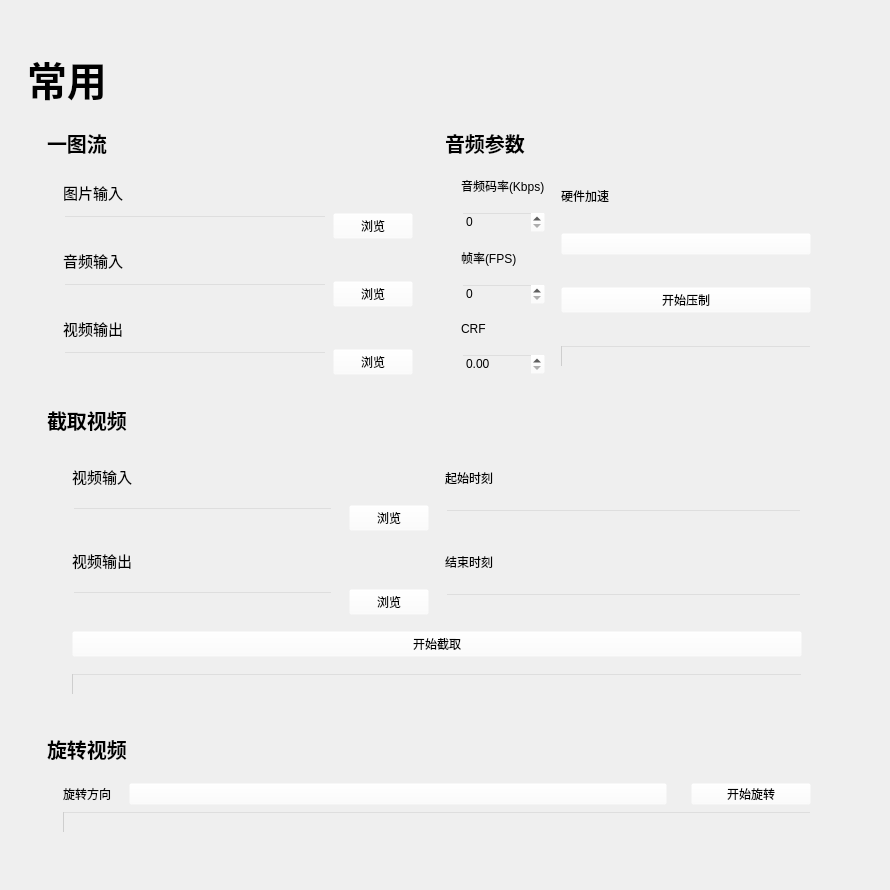
<?xml version="1.0" encoding="UTF-8"?>
<ui version="4.0">
 <class>Common</class>
 <widget class="QWidget" name="Common">
  <property name="geometry">
   <rect>
    <x>0</x>
    <y>0</y>
    <width>890</width>
    <height>890</height>
   </rect>
  </property>
  <property name="windowTitle">
   <string>Form</string>
  </property>
  <layout class="QGridLayout" name="gridLayout_13">
   <item row="0" column="0">
    <layout class="QGridLayout" name="CommonBox">
     <property name="leftMargin">
      <number>16</number>
     </property>
     <property name="topMargin">
      <number>45</number>
     </property>
     <property name="rightMargin">
      <number>16</number>
     </property>
     <property name="bottomMargin">
      <number>16</number>
     </property>
     <property name="spacing">
      <number>16</number>
     </property>
     <item row="1" column="0">
      <widget class="SmoothScrollArea" name="SmoothScrollArea">
       <property name="styleSheet">
        <string notr="true">background-color: rgba(255, 255, 255, 0);</string>
       </property>
       <property name="frameShape">
        <enum>QFrame::NoFrame</enum>
       </property>
       <property name="widgetResizable">
        <bool>true</bool>
       </property>
       <widget class="QWidget" name="scrollAreaWidgetContents">
        <property name="geometry">
         <rect>
          <x>0</x>
          <y>0</y>
          <width>824</width>
          <height>750</height>
         </rect>
        </property>
        <property name="minimumSize">
         <size>
          <width>820</width>
          <height>745</height>
         </size>
        </property>
        <property name="styleSheet">
         <string notr="true">background-color: rgba(255, 255, 255, 0);</string>
        </property>
        <widget class="QWidget" name="">
         <property name="geometry">
          <rect>
           <x>20</x>
           <y>290</y>
           <width>780</width>
           <height>313</height>
          </rect>
         </property>
         <layout class="QVBoxLayout" name="VideoClipBox">
          <item>
           <widget class="SubtitleLabel" name="VideoClipLabel">
            <property name="maximumSize">
             <size>
              <width>16777215</width>
              <height>25</height>
             </size>
            </property>
            <property name="font">
             <font>
              <family>微软雅黑</family>
              <pointsize>15</pointsize>
              <weight>75</weight>
              <bold>true</bold>
             </font>
            </property>
            <property name="text">
             <string>截取视频</string>
            </property>
           </widget>
          </item>
          <item>
           <widget class="SimpleCardWidget" name="VideoClipCard">
            <property name="minimumSize">
             <size>
              <width>0</width>
              <height>280</height>
             </size>
            </property>
            <layout class="QGridLayout" name="gridLayout_10">
             <item row="0" column="0">
              <layout class="QGridLayout" name="InnerVideoClipBox">
               <property name="leftMargin">
                <number>16</number>
               </property>
               <property name="topMargin">
                <number>16</number>
               </property>
               <property name="rightMargin">
                <number>16</number>
               </property>
               <property name="bottomMargin">
                <number>16</number>
               </property>
               <property name="spacing">
                <number>16</number>
               </property>
               <item row="1" column="1">
                <layout class="QVBoxLayout" name="EndTimeBox">
                 <item>
                  <widget class="BodyLabel" name="EndTimeLabel">
                   <property name="text">
                    <string>结束时刻</string>
                   </property>
                  </widget>
                 </item>
                 <item>
                  <widget class="LineEdit" name="EndTimeLine"/>
                 </item>
                </layout>
               </item>
               <item row="0" column="0">
                <layout class="QGridLayout" name="VideoInputBox">
                 <item row="0" column="0">
                  <widget class="BodyLabel" name="VideoInputLabel">
                   <property name="font">
                    <font>
                     <family>微软雅黑</family>
                     <pointsize>11</pointsize>
                     <weight>50</weight>
                     <bold>false</bold>
                    </font>
                   </property>
                   <property name="text">
                    <string>视频输入</string>
                   </property>
                  </widget>
                 </item>
                 <item row="1" column="0">
                  <widget class="LineEdit" name="VideoInputLine">
                   <property name="enabled">
                    <bool>true</bool>
                   </property>
                   <property name="clearButtonEnabled">
                    <bool>true</bool>
                   </property>
                  </widget>
                 </item>
                 <item row="1" column="1">
                  <widget class="PushButton" name="VideoInputButton">
                   <property name="text">
                    <string>浏览</string>
                   </property>
                  </widget>
                 </item>
                </layout>
               </item>
               <item row="1" column="0">
                <layout class="QGridLayout" name="VideoOutputBox">
                 <item row="0" column="0">
                  <widget class="BodyLabel" name="VideoOutputLabel">
                   <property name="font">
                    <font>
                     <family>微软雅黑</family>
                     <pointsize>11</pointsize>
                     <weight>50</weight>
                     <bold>false</bold>
                    </font>
                   </property>
                   <property name="text">
                    <string>视频输出</string>
                   </property>
                  </widget>
                 </item>
                 <item row="1" column="0">
                  <widget class="LineEdit" name="VideoOutputLine">
                   <property name="enabled">
                    <bool>true</bool>
                   </property>
                   <property name="clearButtonEnabled">
                    <bool>true</bool>
                   </property>
                  </widget>
                 </item>
                 <item row="1" column="1">
                  <widget class="PushButton" name="VideoOutputButton">
                   <property name="text">
                    <string>浏览</string>
                   </property>
                  </widget>
                 </item>
                </layout>
               </item>
               <item row="0" column="1">
                <layout class="QVBoxLayout" name="StartTimebox">
                 <item>
                  <widget class="BodyLabel" name="StartTimeLabel">
                   <property name="text">
                    <string>起始时刻</string>
                   </property>
                  </widget>
                 </item>
                 <item>
                  <widget class="LineEdit" name="StartTimeLine"/>
                 </item>
                </layout>
               </item>
               <item row="2" column="0" colspan="2">
                <widget class="PrimaryPushButton" name="ClipVideoButton">
                 <property name="text">
                  <string>开始截取</string>
                 </property>
                </widget>
               </item>
               <item row="3" column="0" colspan="2">
                <widget class="IndeterminateProgressBar" name="ProgressBar2"/>
               </item>
              </layout>
             </item>
            </layout>
           </widget>
          </item>
         </layout>
        </widget>
        <widget class="QWidget" name="">
         <property name="geometry">
          <rect>
           <x>20</x>
           <y>619</y>
           <width>780</width>
           <height>113</height>
          </rect>
         </property>
         <layout class="QVBoxLayout" name="TransposeBox">
          <item>
           <widget class="SubtitleLabel" name="TransposeTitle">
            <property name="maximumSize">
             <size>
              <width>16777215</width>
              <height>25</height>
             </size>
            </property>
            <property name="font">
             <font>
              <family>微软雅黑</family>
              <pointsize>15</pointsize>
              <weight>75</weight>
              <bold>true</bold>
             </font>
            </property>
            <property name="text">
             <string>旋转视频</string>
            </property>
           </widget>
          </item>
          <item>
           <widget class="SimpleCardWidget" name="TransposeCard">
            <property name="minimumSize">
             <size>
              <width>0</width>
              <height>80</height>
             </size>
            </property>
            <layout class="QGridLayout" name="gridLayout_11">
             <property name="leftMargin">
              <number>16</number>
             </property>
             <property name="topMargin">
              <number>16</number>
             </property>
             <property name="rightMargin">
              <number>16</number>
             </property>
             <property name="bottomMargin">
              <number>16</number>
             </property>
             <item row="0" column="0">
              <layout class="QHBoxLayout" name="InnerTransposeBox">
               <property name="spacing">
                <number>24</number>
               </property>
               <item>
                <layout class="QHBoxLayout" name="OptionBox">
                 <property name="spacing">
                  <number>6</number>
                 </property>
                 <item>
                  <widget class="BodyLabel" name="OptionLabel">
                   <property name="maximumSize">
                    <size>
                     <width>60</width>
                     <height>16777215</height>
                    </size>
                   </property>
                   <property name="text">
                    <string>旋转方向</string>
                   </property>
                  </widget>
                 </item>
                 <item>
                  <widget class="ComboBox" name="OptionChoice"/>
                 </item>
                </layout>
               </item>
               <item>
                <widget class="PrimaryPushButton" name="TransposeButton">
                 <property name="maximumSize">
                  <size>
                   <width>120</width>
                   <height>16777215</height>
                  </size>
                 </property>
                 <property name="text">
                  <string>开始旋转</string>
                 </property>
                </widget>
               </item>
              </layout>
             </item>
             <item row="1" column="0">
              <widget class="IndeterminateProgressBar" name="ProgressBar3"/>
             </item>
            </layout>
           </widget>
          </item>
         </layout>
        </widget>
        <widget class="QWidget" name="">
         <property name="geometry">
          <rect>
           <x>20</x>
           <y>13</y>
           <width>382</width>
           <height>261</height>
          </rect>
         </property>
         <layout class="QVBoxLayout" name="PicBox">
          <item>
           <widget class="SubtitleLabel" name="PicTitle">
            <property name="maximumSize">
             <size>
              <width>16777215</width>
              <height>25</height>
             </size>
            </property>
            <property name="font">
             <font>
              <family>微软雅黑</family>
              <pointsize>15</pointsize>
              <weight>75</weight>
              <bold>true</bold>
             </font>
            </property>
            <property name="text">
             <string>一图流</string>
            </property>
           </widget>
          </item>
          <item>
           <widget class="SimpleCardWidget" name="PicCard">
            <layout class="QGridLayout" name="gridLayout_4">
             <property name="leftMargin">
              <number>16</number>
             </property>
             <property name="topMargin">
              <number>16</number>
             </property>
             <property name="rightMargin">
              <number>16</number>
             </property>
             <property name="bottomMargin">
              <number>16</number>
             </property>
             <item row="1" column="0">
              <layout class="QGridLayout" name="AudioInputBox">
               <item row="0" column="0">
                <widget class="BodyLabel" name="AudioInputLabel">
                 <property name="font">
                  <font>
                   <family>微软雅黑</family>
                   <pointsize>11</pointsize>
                   <weight>50</weight>
                   <bold>false</bold>
                  </font>
                 </property>
                 <property name="text">
                  <string>音频输入</string>
                 </property>
                </widget>
               </item>
               <item row="1" column="0">
                <widget class="LineEdit" name="AudioInputLine">
                 <property name="enabled">
                  <bool>true</bool>
                 </property>
                 <property name="clearButtonEnabled">
                  <bool>true</bool>
                 </property>
                </widget>
               </item>
               <item row="1" column="1">
                <widget class="PushButton" name="AudioInputButton">
                 <property name="text">
                  <string>浏览</string>
                 </property>
                </widget>
               </item>
              </layout>
             </item>
             <item row="2" column="0">
              <layout class="QGridLayout" name="VideoOutputBox_2">
               <item row="0" column="0">
                <widget class="BodyLabel" name="VideoOutputLabel_2">
                 <property name="font">
                  <font>
                   <family>微软雅黑</family>
                   <pointsize>11</pointsize>
                   <weight>50</weight>
                   <bold>false</bold>
                  </font>
                 </property>
                 <property name="text">
                  <string>视频输出</string>
                 </property>
                </widget>
               </item>
               <item row="1" column="0">
                <widget class="LineEdit" name="VideoOutputLine_2">
                 <property name="enabled">
                  <bool>true</bool>
                 </property>
                 <property name="clearButtonEnabled">
                  <bool>true</bool>
                 </property>
                </widget>
               </item>
               <item row="1" column="1">
                <widget class="PushButton" name="VideoOutputButton_2">
                 <property name="text">
                  <string>浏览</string>
                 </property>
                </widget>
               </item>
              </layout>
             </item>
             <item row="0" column="0">
              <layout class="QGridLayout" name="PicInputBox">
               <item row="0" column="0">
                <widget class="BodyLabel" name="InputLabel">
                 <property name="font">
                  <font>
                   <family>微软雅黑</family>
                   <pointsize>11</pointsize>
                   <weight>50</weight>
                   <bold>false</bold>
                  </font>
                 </property>
                 <property name="text">
                  <string>图片输入</string>
                 </property>
                </widget>
               </item>
               <item row="1" column="0">
                <widget class="LineEdit" name="InputLine">
                 <property name="enabled">
                  <bool>true</bool>
                 </property>
                 <property name="clearButtonEnabled">
                  <bool>true</bool>
                 </property>
                </widget>
               </item>
               <item row="1" column="1">
                <widget class="PushButton" name="InputButton">
                 <property name="text">
                  <string>浏览</string>
                 </property>
                </widget>
               </item>
              </layout>
             </item>
            </layout>
           </widget>
          </item>
         </layout>
        </widget>
        <widget class="QWidget" name="">
         <property name="geometry">
          <rect>
           <x>418</x>
           <y>13</y>
           <width>382</width>
           <height>261</height>
          </rect>
         </property>
         <layout class="QGridLayout" name="AudioParmsBox">
          <item row="0" column="0">
           <widget class="SubtitleLabel" name="AudioParmsTitle">
            <property name="maximumSize">
             <size>
              <width>16777215</width>
              <height>25</height>
             </size>
            </property>
            <property name="font">
             <font>
              <family>微软雅黑</family>
              <pointsize>15</pointsize>
              <weight>75</weight>
              <bold>true</bold>
             </font>
            </property>
            <property name="text">
             <string>音频参数</string>
            </property>
           </widget>
          </item>
          <item row="1" column="0">
           <widget class="SimpleCardWidget" name="AudioParmsCard">
            <property name="minimumSize">
             <size>
              <width>350</width>
              <height>0</height>
             </size>
            </property>
            <layout class="QHBoxLayout" name="horizontalLayout">
             <property name="spacing">
              <number>16</number>
             </property>
             <property name="leftMargin">
              <number>16</number>
             </property>
             <property name="topMargin">
              <number>16</number>
             </property>
             <property name="rightMargin">
              <number>16</number>
             </property>
             <property name="bottomMargin">
              <number>16</number>
             </property>
             <item>
              <layout class="QVBoxLayout" name="ParmsBox">
               <item>
                <layout class="QVBoxLayout" name="BitrateBox">
                 <item>
                  <widget class="BodyLabel" name="BitrateLabel">
                   <property name="text">
                    <string>音频码率(Kbps)</string>
                   </property>
                  </widget>
                 </item>
                 <item>
                  <widget class="SpinBox" name="BitrateNum">
                   <property name="maximum">
                    <number>999999</number>
                   </property>
                  </widget>
                 </item>
                </layout>
               </item>
               <item>
                <layout class="QVBoxLayout" name="FpsBox">
                 <item>
                  <widget class="BodyLabel" name="FpsLabel">
                   <property name="text">
                    <string>帧率(FPS)</string>
                   </property>
                  </widget>
                 </item>
                 <item>
                  <widget class="SpinBox" name="FpsNum">
                   <property name="maximum">
                    <number>999999</number>
                   </property>
                  </widget>
                 </item>
                </layout>
               </item>
               <item>
                <layout class="QVBoxLayout" name="CrfBox">
                 <item>
                  <widget class="BodyLabel" name="CrfLabel">
                   <property name="text">
                    <string>CRF</string>
                   </property>
                  </widget>
                 </item>
                 <item>
                  <widget class="DoubleSpinBox" name="CrfNum">
                   <property name="maximum">
                    <double>999.000000000000000</double>
                   </property>
                  </widget>
                 </item>
                </layout>
               </item>
              </layout>
             </item>
             <item>
              <layout class="QVBoxLayout" name="TimeBox">
               <property name="spacing">
                <number>25</number>
               </property>
               <property name="topMargin">
                <number>0</number>
               </property>
               <property name="bottomMargin">
                <number>0</number>
               </property>
               <item>
                <layout class="QGridLayout" name="InnerTimeBox">
                 <item row="1" column="0">
                  <widget class="ComboBox" name="HardAccler"/>
                 </item>
                 <item row="0" column="0">
                  <widget class="BodyLabel" name="TimeLabel">
                   <property name="maximumSize">
                    <size>
                     <width>16777215</width>
                     <height>24</height>
                    </size>
                   </property>
                   <property name="text">
                    <string>硬件加速</string>
                   </property>
                  </widget>
                 </item>
                </layout>
               </item>
               <item>
                <widget class="PrimaryPushButton" name="ProcessStartButton">
                 <property name="text">
                  <string>开始压制</string>
                 </property>
                </widget>
               </item>
               <item>
                <widget class="IndeterminateProgressBar" name="ProgressBar1"/>
               </item>
              </layout>
             </item>
            </layout>
           </widget>
          </item>
         </layout>
        </widget>
       </widget>
      </widget>
     </item>
     <item row="0" column="0" colspan="2">
      <widget class="LargeTitleLabel" name="CommonTitile">
       <property name="maximumSize">
        <size>
         <width>16777215</width>
         <height>45</height>
        </size>
       </property>
       <property name="font">
        <font>
         <family>微软雅黑</family>
         <pointsize>30</pointsize>
         <weight>75</weight>
         <bold>true</bold>
         <kerning>true</kerning>
        </font>
       </property>
       <property name="text">
        <string>常用</string>
       </property>
      </widget>
     </item>
    </layout>
   </item>
  </layout>
 </widget>
 <customwidgets>
  <customwidget>
   <class>ComboBox</class>
   <extends>QPushButton</extends>
   <header>qfluentwidgets</header>
  </customwidget>
  <customwidget>
   <class>PushButton</class>
   <extends>QPushButton</extends>
   <header>qfluentwidgets</header>
  </customwidget>
  <customwidget>
   <class>PrimaryPushButton</class>
   <extends>PushButton</extends>
   <header>qfluentwidgets</header>
  </customwidget>
  <customwidget>
   <class>CardWidget</class>
   <extends>QFrame</extends>
   <header>qfluentwidgets</header>
   <container>1</container>
  </customwidget>
  <customwidget>
   <class>SimpleCardWidget</class>
   <extends>CardWidget</extends>
   <header>qfluentwidgets</header>
   <container>1</container>
  </customwidget>
  <customwidget>
   <class>SmoothScrollArea</class>
   <extends>QScrollArea</extends>
   <header>qfluentwidgets</header>
   <container>1</container>
  </customwidget>
  <customwidget>
   <class>BodyLabel</class>
   <extends>QLabel</extends>
   <header>qfluentwidgets</header>
  </customwidget>
  <customwidget>
   <class>SubtitleLabel</class>
   <extends>QLabel</extends>
   <header>qfluentwidgets</header>
  </customwidget>
  <customwidget>
   <class>LargeTitleLabel</class>
   <extends>QLabel</extends>
   <header>qfluentwidgets</header>
  </customwidget>
  <customwidget>
   <class>IndeterminateProgressBar</class>
   <extends>QProgressBar</extends>
   <header>qfluentwidgets</header>
  </customwidget>
  <customwidget>
   <class>LineEdit</class>
   <extends>QLineEdit</extends>
   <header>qfluentwidgets</header>
  </customwidget>
  <customwidget>
   <class>SpinBox</class>
   <extends>QSpinBox</extends>
   <header>qfluentwidgets</header>
  </customwidget>
  <customwidget>
   <class>DoubleSpinBox</class>
   <extends>QDoubleSpinBox</extends>
   <header>qfluentwidgets</header>
  </customwidget>
 </customwidgets>
 <resources/>
 <connections/>
</ui>
